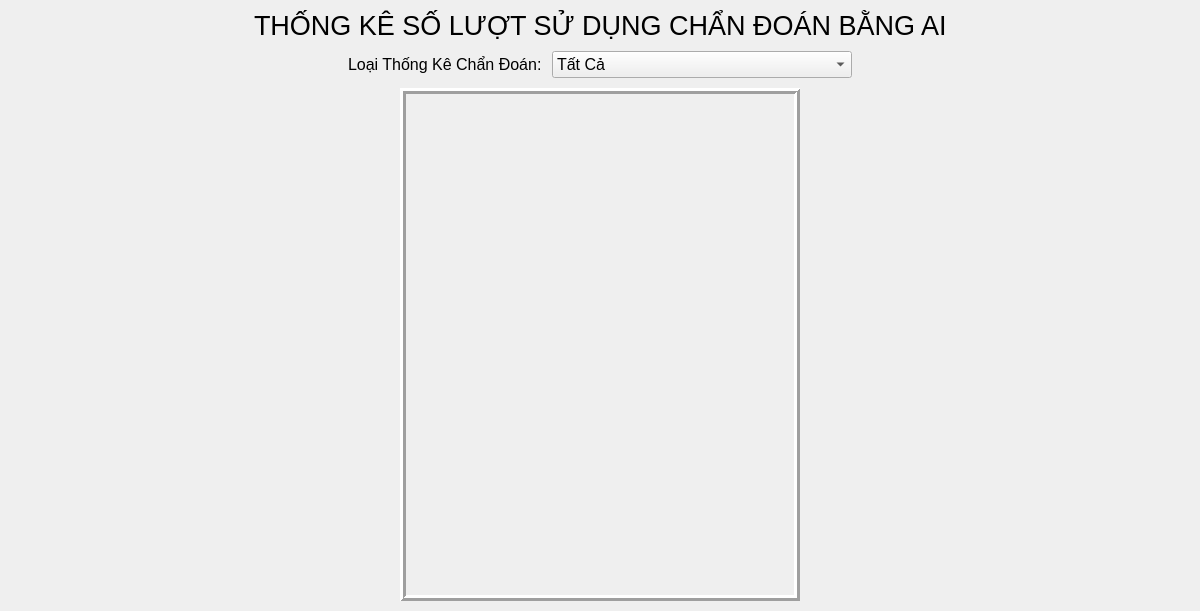
<?xml version="1.0" encoding="UTF-8"?>
<ui version="4.0">
 <class>StatisticUsingAI</class>
 <widget class="QFrame" name="StatisticUsingAI">
  <property name="geometry">
   <rect>
    <x>0</x>
    <y>0</y>
    <width>1200</width>
    <height>611</height>
   </rect>
  </property>
  <property name="windowTitle">
   <string>Frame</string>
  </property>
  <layout class="QVBoxLayout" name="verticalLayout" stretch="0,0,9">
   <property name="spacing">
    <number>10</number>
   </property>
   <property name="leftMargin">
    <number>10</number>
   </property>
   <property name="topMargin">
    <number>10</number>
   </property>
   <property name="rightMargin">
    <number>10</number>
   </property>
   <property name="bottomMargin">
    <number>10</number>
   </property>
   <item>
    <layout class="QHBoxLayout" name="horizontalLayout">
     <item>
      <spacer name="horizontalSpacer">
       <property name="orientation">
        <enum>Qt::Horizontal</enum>
       </property>
       <property name="sizeHint" stdset="0">
        <size>
         <width>40</width>
         <height>20</height>
        </size>
       </property>
      </spacer>
     </item>
     <item>
      <widget class="QLabel" name="label">
       <property name="font">
        <font>
         <pointsize>20</pointsize>
        </font>
       </property>
       <property name="text">
        <string>THỐNG KÊ SỐ LƯỢT SỬ DỤNG CHẨN ĐOÁN BẰNG AI</string>
       </property>
      </widget>
     </item>
     <item>
      <spacer name="horizontalSpacer_2">
       <property name="orientation">
        <enum>Qt::Horizontal</enum>
       </property>
       <property name="sizeHint" stdset="0">
        <size>
         <width>40</width>
         <height>20</height>
        </size>
       </property>
      </spacer>
     </item>
    </layout>
   </item>
   <item>
    <layout class="QHBoxLayout" name="horizontalLayout_3">
     <item>
      <spacer name="horizontalSpacer_3">
       <property name="orientation">
        <enum>Qt::Horizontal</enum>
       </property>
       <property name="sizeHint" stdset="0">
        <size>
         <width>40</width>
         <height>20</height>
        </size>
       </property>
      </spacer>
     </item>
     <item>
      <layout class="QHBoxLayout" name="horizontalLayout_2">
       <item>
        <widget class="QLabel" name="label_2">
         <property name="minimumSize">
          <size>
           <width>191</width>
           <height>27</height>
          </size>
         </property>
         <property name="maximumSize">
          <size>
           <width>16777215</width>
           <height>27</height>
          </size>
         </property>
         <property name="font">
          <font>
           <pointsize>12</pointsize>
          </font>
         </property>
         <property name="text">
          <string>Loại Thống Kê Chẩn Đoán:</string>
         </property>
        </widget>
       </item>
       <item>
        <widget class="QComboBox" name="comboStatisticType">
         <property name="minimumSize">
          <size>
           <width>300</width>
           <height>27</height>
          </size>
         </property>
         <property name="maximumSize">
          <size>
           <width>16777215</width>
           <height>27</height>
          </size>
         </property>
         <property name="font">
          <font>
           <pointsize>12</pointsize>
          </font>
         </property>
         <item>
          <property name="text">
           <string>Tất Cả</string>
          </property>
         </item>
         <item>
          <property name="text">
           <string>Chẩn Đoán Khối U Não</string>
          </property>
         </item>
         <item>
          <property name="text">
           <string>Chẩn Đoán Bất Thường Tim - Phổi</string>
          </property>
         </item>
        </widget>
       </item>
      </layout>
     </item>
     <item>
      <spacer name="horizontalSpacer_4">
       <property name="orientation">
        <enum>Qt::Horizontal</enum>
       </property>
       <property name="sizeHint" stdset="0">
        <size>
         <width>40</width>
         <height>20</height>
        </size>
       </property>
      </spacer>
     </item>
    </layout>
   </item>
   <item>
    <layout class="QHBoxLayout" name="horizontalLayout_4">
     <item>
      <spacer name="horizontalSpacer_5">
       <property name="orientation">
        <enum>Qt::Horizontal</enum>
       </property>
       <property name="sizeHint" stdset="0">
        <size>
         <width>40</width>
         <height>20</height>
        </size>
       </property>
      </spacer>
     </item>
     <item>
      <widget class="QFrame" name="mainFrame">
       <property name="minimumSize">
        <size>
         <width>400</width>
         <height>0</height>
        </size>
       </property>
       <property name="maximumSize">
        <size>
         <width>400</width>
         <height>16777215</height>
        </size>
       </property>
       <property name="frameShape">
        <enum>QFrame::Box</enum>
       </property>
       <property name="frameShadow">
        <enum>QFrame::Raised</enum>
       </property>
       <property name="lineWidth">
        <number>3</number>
       </property>
       <layout class="QVBoxLayout" name="verticalLayout_2">
        <property name="spacing">
         <number>0</number>
        </property>
        <property name="leftMargin">
         <number>0</number>
        </property>
        <property name="topMargin">
         <number>0</number>
        </property>
        <property name="rightMargin">
         <number>0</number>
        </property>
        <property name="bottomMargin">
         <number>0</number>
        </property>
        <item>
         <layout class="QVBoxLayout" name="mainLayout"/>
        </item>
       </layout>
      </widget>
     </item>
     <item>
      <spacer name="horizontalSpacer_6">
       <property name="orientation">
        <enum>Qt::Horizontal</enum>
       </property>
       <property name="sizeHint" stdset="0">
        <size>
         <width>40</width>
         <height>20</height>
        </size>
       </property>
      </spacer>
     </item>
    </layout>
   </item>
  </layout>
 </widget>
 <resources/>
 <connections/>
</ui>
